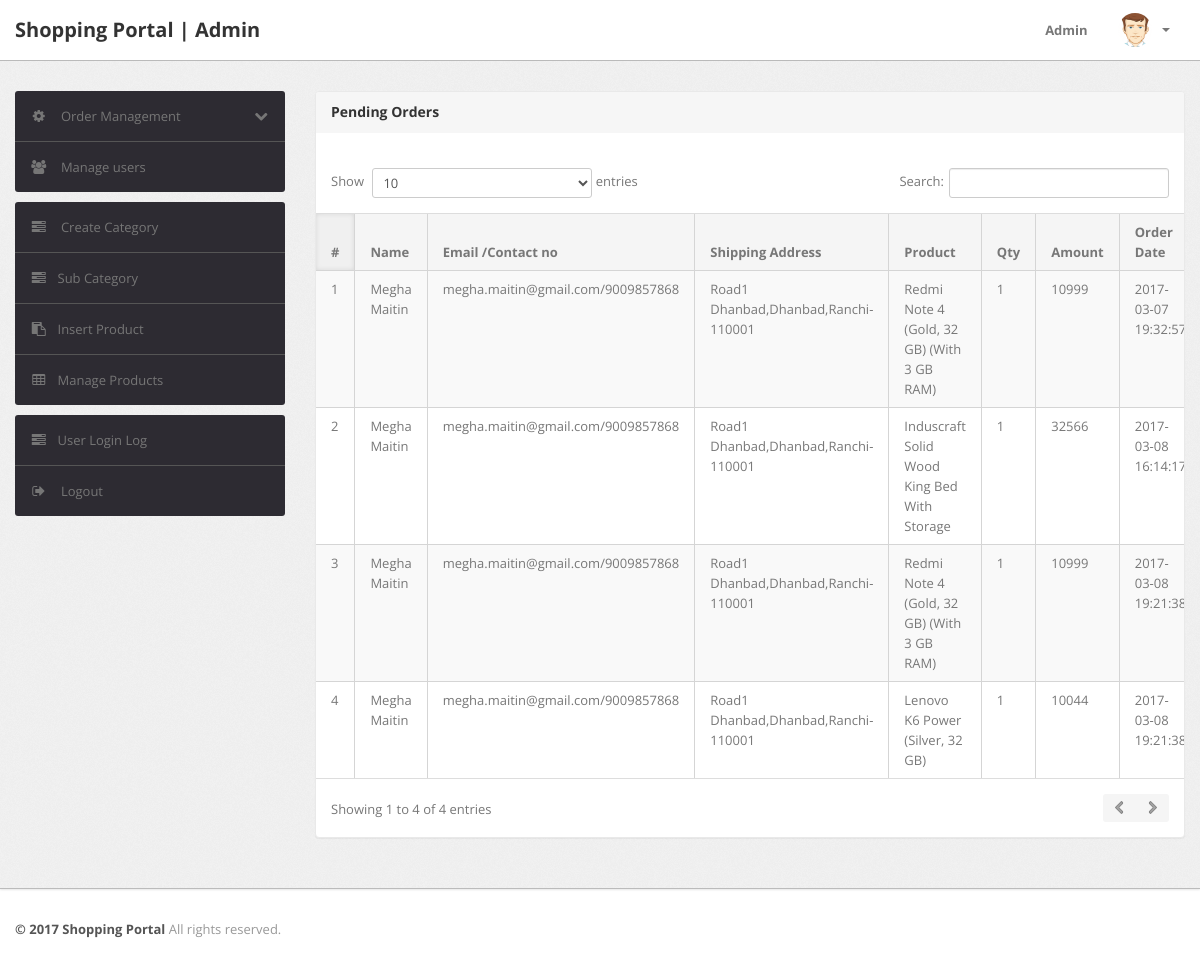
/shopping/admin/pending-orders.php (signed in), run on the app's committed database.
### tables this page shows
CREATE TABLE `orders` (
  `id` int(11) NOT NULL,
  `userId` int(11) DEFAULT NULL,
  `productId` varchar(255) DEFAULT NULL,
  `quantity` int(11) DEFAULT NULL,
  `orderDate` timestamp NOT NULL DEFAULT current_timestamp(),
  `paymentMethod` varchar(50) DEFAULT NULL,
  `orderStatus` varchar(55) DEFAULT NULL
);

CREATE TABLE `users` (
  `id` int(11) NOT NULL,
  `name` varchar(255) DEFAULT NULL,
  `email` varchar(255) DEFAULT NULL,
  `contactno` bigint(11) DEFAULT NULL,
  `password` varchar(255) DEFAULT NULL,
  `shippingAddress` longtext DEFAULT NULL,
  `shippingState` varchar(255) DEFAULT NULL,
  `shippingCity` varchar(255) DEFAULT NULL,
  `shippingPincode` int(11) DEFAULT NULL,
  `billingAddress` longtext DEFAULT NULL,
  `billingState` varchar(255) DEFAULT NULL,
  `billingCity` varchar(255) DEFAULT NULL,
  `billingPincode` int(11) DEFAULT NULL,
  `regDate` timestamp NOT NULL DEFAULT current_timestamp(),
  `updationDate` varchar(255) DEFAULT NULL
);

CREATE TABLE `products` (
  `id` int(11) NOT NULL,
  `category` int(11) NOT NULL,
  `subCategory` int(11) DEFAULT NULL,
  `productName` varchar(255) DEFAULT NULL,
  `productCompany` varchar(255) DEFAULT NULL,
  `productPrice` int(11) DEFAULT NULL,
  `productPriceBeforeDiscount` int(11) DEFAULT NULL,
  `productDescription` longtext DEFAULT NULL,
  `productImage1` varchar(255) DEFAULT NULL,
  `productImage2` varchar(255) DEFAULT NULL,
  `productImage3` varchar(255) DEFAULT NULL,
  `shippingCharge` int(11) DEFAULT NULL,
  `productAvailability` varchar(255) DEFAULT NULL,
  `postingDate` timestamp NULL DEFAULT current_timestamp(),
  `updationDate` varchar(255) DEFAULT NULL
);

### shopping/admin/pending-orders.php (the view, shortened to what this page needs)
<?php
include('include/config.php');
if(strlen($_SESSION['alogin'])==0)
	{
header('location:index.php');
}
else{
?>
<!DOCTYPE html>
<html lang="en">
<head>
	<link type="text/css" href="bootstrap/css/bootstrap.min.css" rel="stylesheet">
	<link type="text/css" href="bootstrap/css/bootstrap-responsive.min.css" rel="stylesheet">
	<link type="text/css" href="css/theme.css" rel="stylesheet">
	<link type="text/css" href="images/icons/css/font-awesome.css" rel="stylesheet">
</head>
<body>
<?php include('include/header.php');?>
	<div class="wrapper">
		<div class="container">
			<div class="row">
<?php include('include/sidebar.php');?>
			<div class="span9">
					<div class="content">
	<div class="module">
							<div class="module-head">
								<h3>Pending Orders</h3>
							</div>
							<div class="module-body table">
									<br />
								<table cellpadding="0" cellspacing="0" border="0" class="datatable-1 table table-bordered table-striped	 display table-responsive" >
									<thead>
										<tr>
											<th>#</th>
											<th> Name</th>
											<th width="50">Email /Contact no</th>
											<th>Shipping Address</th>
											<th>Product </th>
											<th>Qty </th>
											<th>Amount </th>
											<th>Order Date</th>
										</tr>
									</thead>
<tbody>
<?php
$status='Delivered';
$query=mysqli_query($con,"select users.name as username,users.email as useremail,users.contactno as usercontact,users.shippingAddress as shippingaddress,users.shippingCity as shippingcity,users.shippingState as shippingstate,users.shippingPincode as shippingpincode,products.productName as productname,products.shippingCharge as shippingcharge,orders.quantity as quantity,orders.orderDate as orderdate,products.productPrice as productprice,orders.id as id  from orders join users on  orders.userId=users.id join products on products.id=orders.productId where orders.	orderStatus!='$status' or orders.orderStatus is null");
$cnt=1;
while($row=mysqli_fetch_array($query))
{
?>
										<tr>
											<td><?php echo htmlentities($cnt);?></td>
											<td><?php echo htmlentities($row['username']);?></td>
<td><?php echo htmlentities($row['useremail']);?>/<?php echo htmlentities($row['usercontact']);?></td>
<td><?php echo htmlentities($row['shippingaddress'].",".$row['shippingcity'].",".$row['shippingstate']."-".$row['shippingpincode']);?></td>
											<td><?php echo htmlentities($row['productname']);?></td>
											<td><?php echo htmlentities($row['quantity']);?></td>
											<td><?php echo htmlentities($row['quantity']*$row['productprice']+$row['shippingcharge']);?></td>
											<td><?php echo htmlentities($row['orderdate']);?></td>
											</tr>
										<?php $cnt=$cnt+1; } ?>
										</tbody>
								</table>
							</div>
						</div>
					</div>
				</div>
			</div>
		</div>
	</div>
<?php include('include/footer.php');?>
</body>
<?php } ?>

### shopping/admin/css/theme.css (style rules this page uses)
body { font-size: 13px; font-family: 'Open Sans', Arial, sans-serif; background: #fff; color: #777 }
h1, h2, h3, h4, h5, h6 { color: #333; margin-top: 0 }
h3 { font-size: 20px }
.wrapper { background: url(../images/bg.png) #eee; border-bottom: 1px solid #bbb; -webkit-box-shadow: 0 1px 2px rgba(0,0,0,0.1); -moz-box-shadow: 0 1px 2px rgba(0,0,0,0.1); box-shadow: 0 1px 2px rgba(0,0,0,0.1); padding: 30px 0 }
.module { background: #fff; -webkit-border-radius: 3px; -moz-border-radius: 3px; border-radius: 3px; border: 1px solid #ccc; border-bottom-color: #bbb; -webkit-box-shadow: 0 0 1px rgba(0,0,0,0.2); -moz-box-shadow: 0 0 1px rgba(0,0,0,0.2); box-shadow: 0 0 1px rgba(0,0,0,0.2); margin-bottom: 30px }
.table { margin-bottom: 0 }
.table th, .table td { border-color: #d5d5d5!important }
.table-bordered thead:first-child tr:first-child>th:first-child, .table-bordered tbody:first-child tr:first-child>td:first-child { -webkit-border-top-left-radius: 2px; -moz-border-radius-topleft: 2px; border-top-left-radius: 2px }
.table-bordered thead:last-child tr:last-child>th:first-child, .table-bordered tbody:last-child tr:last-child>td:first-child, .table-bordered tfoot:last-child tr:last-child>td:first-child { -webkit-border-bottom-left-radius: 2px; -moz-border-radius-bottomleft: 2px; border-bottom-left-radius: 2px }
.module { box-shadow: 0 0 3px rgba(0,0,0,.1); border-color: #e9e9e9; margin-bottom: 20px; background-color: #fff; border-radius: 4px; -webkit-box-shadow: 0 1px 1px rgba(0,0,0,.05); box-shadow: 0 1px 1px rgba(0,0,0,.05); }
.module-head { color: #767676; background-color: #f6f6f6; border-color: #e9e9e9; padding: 10px 15px; border-bottom: 1px solid transparent; border-top-right-radius: 3px; border-top-left-radius: 3px; }
.module-head h3 { font-size: 14px; line-height: 20px; height: 20px; margin: 0 }
.module-body { padding: 15px }
.module-body.table { padding: 15px 0 }
.module-body.table .table th, .module-body.table .table td { padding-left: 15px; padding-right: 15px }
.dataTables_wrapper table th { background: #f5f5f5; cursor: pointer }
.dataTables_wrapper table th.sorting_asc, .dataTables_wrapper table th.sorting_desc { background: #f0f0f0; -webkit-box-shadow: 0 0 5px rgba(0,0,0,0.1) inset; -moz-box-shadow: 0 0 5px rgba(0,0,0,0.1) inset; box-shadow: 0 0 5px rgba(0,0,0,0.1) inset }
.dataTables_wrapper .table-bordered { -webkit-border-radius: 0; -moz-border-radius: 0; border-radius: 0; border-left: 0; border-right: 0 }
.dataTables_wrapper .table-bordered thead tr>th:first-child, .dataTables_wrapper .table-bordered tbody tr>td:first-child, .dataTables_wrapper .table-bordered tfoot tr>td:first-child, .dataTables_wrapper .table-bordered tfoot tr>th:first-child { border-left: 0 }
.dataTables_wrapper .table-bordered thead:first-child tr:first-child>th:first-child, .dataTables_wrapper .table-bordered tbody:first-child tr:first-child>td:first-child { -webkit-border-top-left-radius: 0; -moz-border-radius-topleft: 0; border-top-left-radius: 0 }
.dataTables_wrapper .table-bordered thead:last-child tr:last-child>th:first-child, .dataTables_wrapper .table-bordered tbody:last-child tr:last-child>td:first-child, .dataTables_wrapper .table-bordered tfoot:last-child tr:last-child>td:first-child { -webkit-border-bottom-left-radius: 0; -moz-border-radius-bottomleft: 0; border-bottom-left-radius: 0 }

### data on the page
orders: userId.name "Megha Maitin", userId.email "megha.maitin@gmail.com", userId.contactno "9009857868", userId.shippingPincode "Road1 Dhanbad,Dhanbad,Ranchi-110001", productId.productName "Redmi Note 4 (Gold, 32 GB) (With 3 GB RAM)", quantity "1", $row['quantity']*$row['productprice']+$row['shippingcharge'] "10999", orderDate "2017-03-07…"
orders: userId.name "Megha Maitin", userId.email "megha.maitin@gmail.com", userId.contactno "9009857868", userId.shippingPincode "Road1 Dhanbad,Dhanbad,Ranchi-110001", productId.productName "Induscraft Solid Wood King Bed With Storage", quantity "1", $row['quantity']*$row['productprice']+$row['shippingcharge'] "32566", orderDate "2017-03-08…"
orders: userId.name "Megha Maitin", userId.email "megha.maitin@gmail.com", userId.contactno "9009857868", userId.shippingPincode "Road1 Dhanbad,Dhanbad,Ranchi-110001", productId.productName "Redmi Note 4 (Gold, 32 GB) (With 3 GB RAM)", quantity "1", $row['quantity']*$row['productprice']+$row['shippingcharge'] "10999", orderDate "2017-03-08…"
orders: userId.name "Megha Maitin", userId.email "megha.maitin@gmail.com", userId.contactno "9009857868", userId.shippingPincode "Road1 Dhanbad,Dhanbad,Ranchi-110001", productId.productName "Lenovo K6 Power (Silver, 32 GB)", quantity "1", $row['quantity']*$row['productprice']+$row['shippingcharge'] "10044", orderDate "2017-03-08…"
